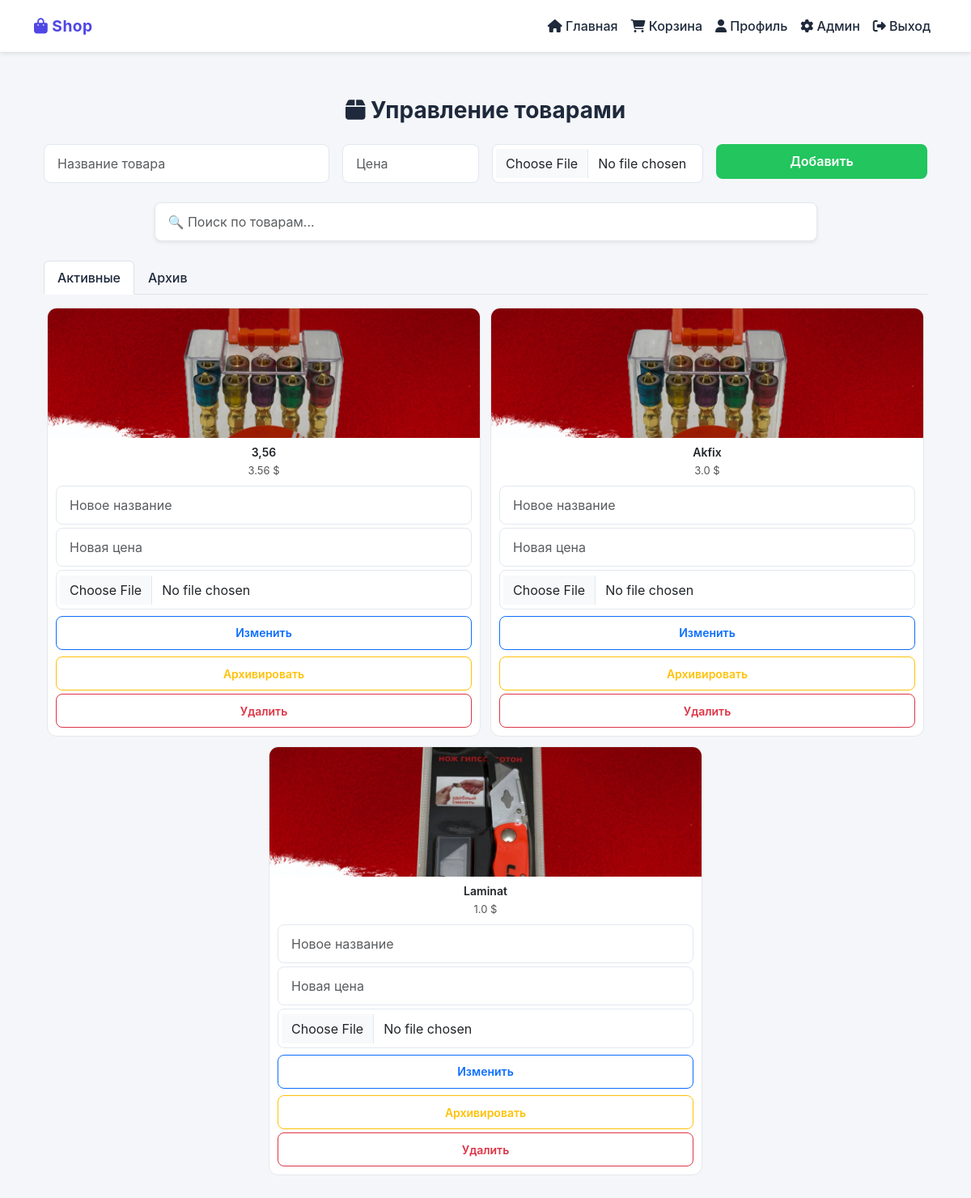
The app's page /admin/products (signed in) with its own data.
### app.py (models this page shows)
class Product(db.Model):
    id = db.Column(db.Integer, primary_key=True)
    name = db.Column(db.String(100), nullable=False)
    price = db.Column(db.Float, nullable=False)
    image = db.Column(db.String(200))
    is_archived = db.Column(db.Boolean, default=False)  # 👈 добавлено
    order_items = db.relationship('OrderItem', backref='product', lazy=True)

### app.py (the view)
    def wrapper(*args, **kwargs):
        if 'user_id' not in session:
            return redirect(url_for('login'))
        user = User.query.get(session['user_id'])
        if not user or user.role != 'admin':
            flash('Доступ запрещен', 'danger')
            return redirect(url_for('index'))
        return f(*args, **kwargs)

### app.py (called while the page is built)
def admin_required(f):
    def wrapper(*args, **kwargs):
        if 'user_id' not in session:
            return redirect(url_for('login'))
        user = User.query.get(session['user_id'])
        if not user or user.role != 'admin':
            flash('Доступ запрещен', 'danger')
            return redirect(url_for('index'))
        return f(*args, **kwargs)
    wrapper.__name__ = f.__name__
    return wrapper

@app.route('/admin/products')
@admin_required
def admin_products():
    products = Product.query.order_by(Product.id.desc()).all()
    return render_template('admin/products.html', products=products)

@app.before_request
def update_last_active():
    if 'user_id' not in session:
        return
    if request.endpoint and request.endpoint.startswith('static'):
        return
    try:
        user = User.query.get(session['user_id'])
        if not user:
            return
        now = datetime.utcnow()
        if not user.last_active or (now - user.last_active).total_seconds() > 30:
            user.last_active = now
            db.session.commit()
    except Exception:
        db.session.rollback()

### templates/admin/products.html (shortened to what this page needs)
{% extends "base.html" %}
{% block content %}
<div class="container mt-4">
  <h3 class="mb-4 text-center"><i class="fas fa-box"></i> Управление товарами</h3>
  <form action="{{ url_for('add_product') }}" method="POST" enctype="multipart/form-data" class="row g-3 mb-4">
    <div class="col-md-4">
      <input type="text" name="name" class="form-control" placeholder="Название товара" required>
    </div>
    <div class="col-md-2">
      <input type="number" name="price" class="form-control" placeholder="Цена" step="0.01" min="0" required>
    </div>
    <div class="col-md-3">
      <input type="file" name="image" class="form-control" accept="image/*">
    </div>
    <div class="col-md-3">
      <button type="submit" class="btn btn-success w-100">Добавить</button>
    </div>
  </form>
  <div class="mb-4 text-center">
    <input type="text" id="searchInput" class="form-control w-75 mx-auto shadow-sm" placeholder="🔍 Поиск по товарам...">
  </div>
  <ul class="nav nav-tabs mb-3" id="productTabs">
    <li class="nav-item">
      <a class="nav-link active" data-bs-toggle="tab" href="#active-products">Активные</a>
    </li>
    <li class="nav-item">
      <a class="nav-link" data-bs-toggle="tab" href="#archived-products">Архив</a>
    </li>
  </ul>
  <div class="tab-content">
    <div class="tab-pane fade show active" id="active-products">
      <div class="product-grid">
        {% for product in products if not product.is_archived %}
        <div class="product-card" data-name="{{ product.name|lower }}">
          <img
            src="{{ url_for('static', filename=product.image.replace('\\', '/')) }}"
            alt="{{ product.name }}"
            class="product-img"
            loading="lazy"
            onerror="this.onerror=null; this.src='https://via.placeholder.com/400x220/f1f5f9/94a3b8?text=Фото';">
          <div class="card-body text-center">
            <h6 class="product-name">{{ product.name }}</h6>
            <p class="product-price">{{ product.price }} $</p>
            <form action="{{ url_for('edit_product', product_id=product.id) }}" method="POST" enctype="multipart/form-data" class="mb-2">
              <input type="text" name="name" class="form-control mb-1" placeholder="Новое название">
              <input type="number" name="price" class="form-control mb-1" placeholder="Новая цена" step="0.01" min="0">
              <input type="file" name="image" class="form-control mb-2" accept="image/*">
              <button class="btn btn-sm btn-outline-primary w-100">Изменить</button>
            </form>
            <a href="{{ url_for('archive_product', product_id=product.id) }}" class="btn btn-sm btn-outline-warning w-100 mb-1">Архивировать</a>
            <a href="{{ url_for('delete_product', product_id=product.id) }}" class="btn btn-sm btn-outline-danger w-100">Удалить</a>
          </div>
        </div>
        {% else %}
          <p class="text-muted text-center">Активных товаров нет</p>
        {% endfor %}
      </div>
    </div>
  </div>
</div>
{% endblock %}

### templates/base.html (shortened to what this page needs)
<!DOCTYPE html>
<html lang="ru">
<head>
    <link href="https://cdn.jsdelivr.net/npm/bootstrap@5.3.0/dist/css/bootstrap.min.css" rel="stylesheet">
    <link rel="stylesheet" href="https://cdnjs.cloudflare.com/ajax/libs/font-awesome/6.4.0/css/all.min.css">
</head>
<body>
    <nav class="navbar navbar-expand-lg navbar-top">
        <div class="container">
            <a class="navbar-brand" href="{{ url_for('index') }}">
                <i class="fas fa-shopping-bag"></i> Shop
            </a>
            <div class="collapse navbar-collapse" id="navbarNav">
                <ul class="navbar-nav ms-auto align-items-center">
                    {% if session.user_id %}
                        <li class="nav-item">
                            <a class="nav-link" href="{{ url_for('index') }}">
                                <i class="fas fa-home"></i> Главная
                            </a>
                        </li>
                        <li class="nav-item">
                            <a class="nav-link cart-icon" href="{{ url_for('cart') }}">
                                <i class="fas fa-shopping-cart"></i> Корзина
                            </a>
                        </li>
                        <li class="nav-item">
                            <a class="nav-link" href="{{ url_for('profile') }}">
                                <i class="fas fa-user"></i> Профиль
                            </a>
                        </li>
                        {% if session.role == 'admin' %}
                        <li class="nav-item">
                            <a class="nav-link" href="{{ url_for('admin_dashboard') }}">
                                <i class="fas fa-cog"></i> Админ
                            </a>
                        </li>
                        {% endif %}
                        <li class="nav-item">
                            <a class="nav-link" href="{{ url_for('logout') }}">
                                <i class="fas fa-sign-out-alt"></i> Выход
                            </a>
                        </li>
                    {% endif %}
                </ul>
            </div>
        </div>
    </nav>
    <div class="container">
        {% block content %}{% endblock %}
    </div>
</body>
</html>

### templates/base.html (style rules this page uses)
* { -webkit-tap-highlight-color: transparent; }
:root { --primary: #4f46e5; --success: #22c55e; --danger: #ef4444; --warning: #f59e0b; --dark: #1e293b; --gray: #94a3b8; --light: #f8fafc; }
body { font-family: -apple-system, BlinkMacSystemFont, 'Segoe UI', Roboto, sans-serif; background-color: #f5f6fa; min-height: 100vh; margin: 0; padding: 0; }
.navbar-top { background-color: #ffffff; box-shadow: 0 2px 6px rgba(0,0,0,0.1); position: sticky; top: 0; z-index: 100; padding: 0.75rem 0; min-height: auto !important; }
.navbar-top .container { padding-top: 0 !important; padding-bottom: 0 !important; }
.navbar-brand { font-weight: 700; color: var(--primary) !important; letter-spacing: 0.5px; font-size: 1.2rem; }
.nav-link { color: var(--dark) !important; font-weight: 500; transition: color 0.2s ease; }
.container { padding-top: 1rem; padding-bottom: calc(5rem + env(safe-area-inset-bottom)); }
.btn { border-radius: 8px; padding: 0.6rem 1.2rem; font-weight: 600; transition: all 0.2s ease; }
.btn-success { background: var(--success); border: none; }
.form-control, .form-select { border: 1px solid #e2e8f0; border-radius: 8px; padding: 0.7rem 1rem; }
h1, h2, h3, h4, h5 { font-weight: 700; color: var(--dark); }
.cart-icon { position: relative; }
@media (min-width: 769px) { .container { padding-bottom: 2rem; } }

### templates/admin/products.html (style rules this page uses)
.product-grid { display: flex; flex-wrap: wrap; justify-content: center; gap: 12px; }
.product-card { flex: 0 0 calc(50% - 10px); background: #fff; border: 1px solid #e5e7eb; border-radius: 12px; overflow: hidden; transition: transform 0.2s ease, box-shadow 0.2s ease; display: flex; flex-direction: column; }
.product-img { width: 100%; height: 160px; object-fit: cover; }
.card-body { padding: 10px; }
.product-name { font-size: 14px; font-weight: 600; margin-bottom: 4px; }
.product-price { font-size: 13px; color: #555; margin-bottom: 8px; }

### records on screen
Product: name "3,56", price "3.56"
Product: name "Akfix", price "3.0"
Product: shows a picture, name "Laminat", price "1.0"
